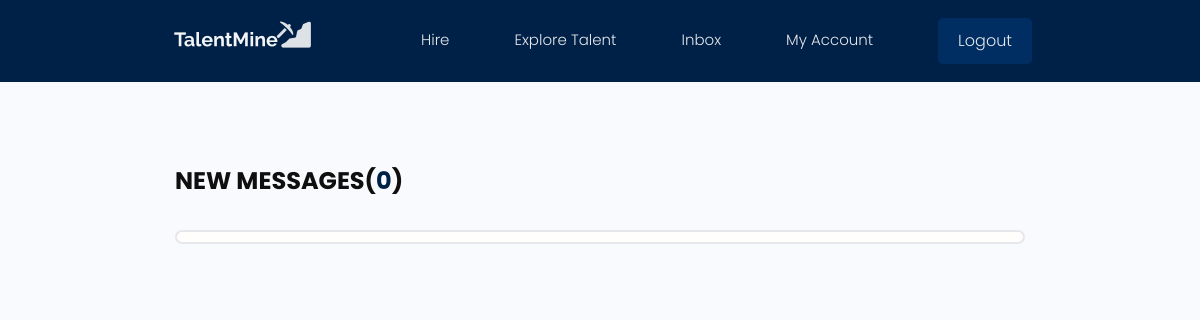
The app's page /users/inbox/ (signed in), older data.
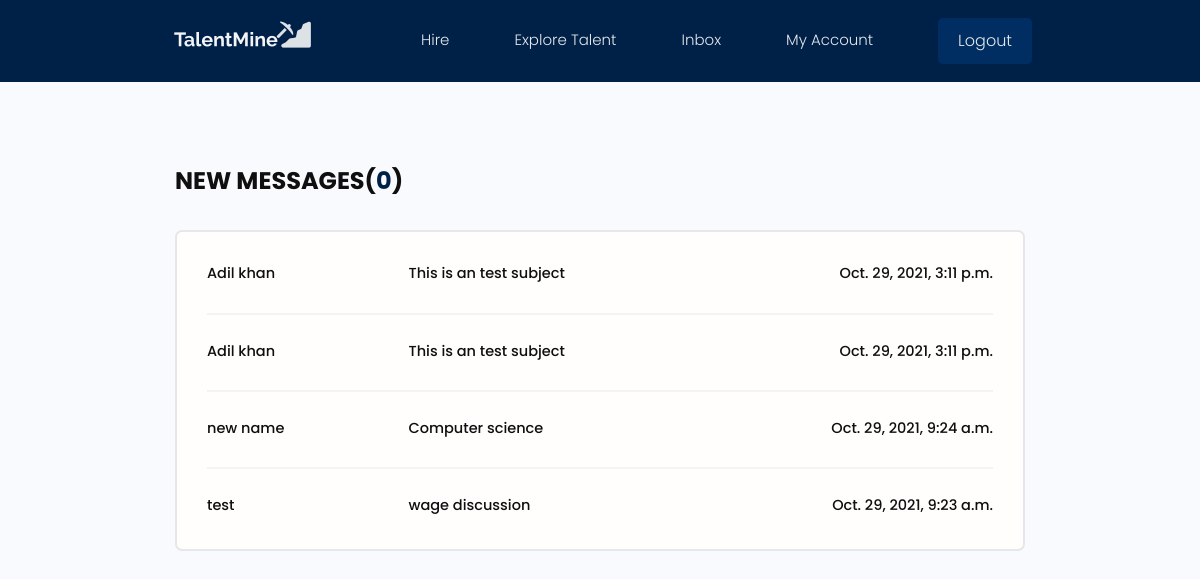
The same page, newer data.
### users/models.py (models this page shows, shortened)
class Message(models.Model):
    sender = models.ForeignKey(Profile,on_delete=models.SET_NULL,null=True,blank=True)
    recipient = models.ForeignKey(Profile,on_delete=models.SET_NULL,null=True,blank=True,related_name="messages")
    name = models.CharField(max_length=200,null=True,blank=True)
    email = models.EmailField(max_length=200,null=True,blank=True)
    subject = models.CharField(max_length=600,null=True,blank=True)
    body = models.TextField()
    is_read = models.BooleanField(default=False,null=True)
    created = models.DateTimeField(auto_now_add=True)
    id = models.UUIDField(default = uuid.uuid4, unique=True,primary_key=True,editable=False)
    class Meta:
        ordering = ['is_read','-created']

### users/views.py (the view)
# urls.py: path('inbox/',views.inbox,name="inbox"),
@login_required(login_url="login")
def inbox(request):
    profile = request.user.profile
    messageRequests = profile.messages.all()
    unreadCount = messageRequests.filter(is_read=False).count()
    context = {'messageRequests':messageRequests,'unreadCount':unreadCount}
    return render(request,'users/inbox.html',context)

### users/templates/users/inbox.html
{%extends 'main.html'%}
{%block content%}
  <main class="inbox my-xl">
    <div class="content-box">
      <h3 class="inbox__title">New Messages(<span>{{unreadCount}}</span>)</h3>
      <ul class="messages">
         {%for message in messageRequests%}
         {%if message.is_read == False%}
            <li class="message message--unread">
            {%else%}
            <li class='message' >
         {%endif%}
          <a href="{%url 'view' message.id%}">
            <span class="message__author">{{message.name}}</span>
            <span class="message__subject">{{message.subject}}</span>
            <span class="message__date">{{message.created}}</span>
          </a>
        </li>
        {%endfor%}
      </ul>
    </div>
  </main>
{%endblock%}

Row changes from the older to the newer data that the page shows:
added Message: name "Adil khan", subject "This is an test subject", created "Oct. 29, 2021, 3:11 p.m."
added Message: name "Adil khan", subject "This is an test subject", created "Oct. 29, 2021, 3:11 p.m."
added Message: name "new name", subject "Computer science", created "Oct. 29, 2021, 9:24 a.m."
added Message: name "test", subject "wage discussion", created "Oct. 29, 2021, 9:23 a.m."
